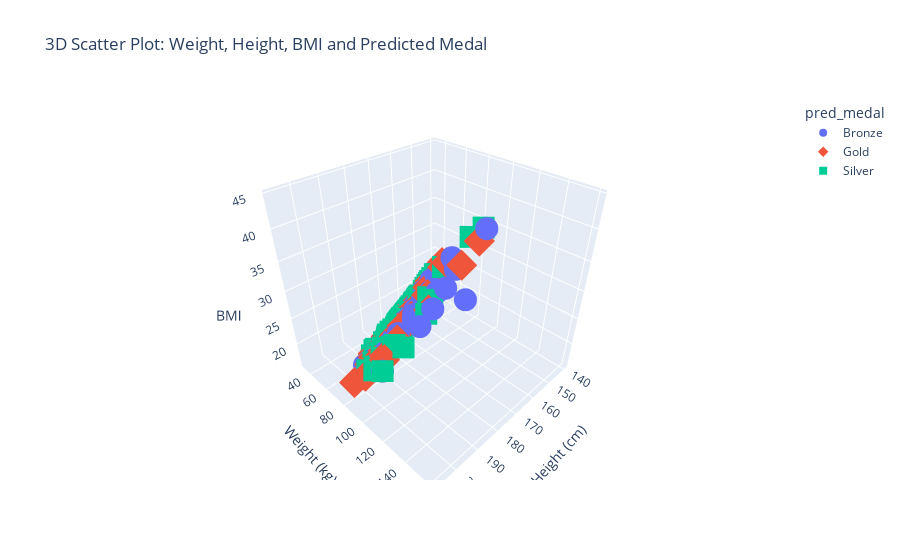

Write notebook code for a chart like this one.
### Code cell
# 3D Scatter plot
fig = px.scatter_3d(data, x='Height', y='Weight', z='BMI', color='pred_medal',
                    symbol='pred_medal', title='3D Scatter Plot: Weight, Height, BMI and Predicted Medal',
                    labels={'Height': 'Height (cm)', 'Weight': 'Weight (kg)', 'BMI': 'BMI'})
fig.show()

### Figure 1 — Plotly figure (JSON) as saved in the notebook; plotly's stock layout.template omitted (floating-point values rounded to 4 significant figures; data arrays with more than 128 entries replaced by an {"elided": "..."} marker saying what was removed)
{"data": [{"hovertemplate": "pred_medal=Bronze<br>Height (cm)=%{x}<br>Weight (kg)=%{y}<br>BMI=%{z}<extra></extra>", "legendgroup": "Bronze", "marker": {"color": "#636efa", "symbol": "circle"}, "mode": "markers", "name": "Bronze", "scene": "scene", "showlegend": true, "type": "scatter3d", "x": {"elided": "334 int values"}, "y": {"elided": "334 int values"}, "z": {"elided": "334 float values"}}, {"hovertemplate": "pred_medal=Gold<br>Height (cm)=%{x}<br>Weight (kg)=%{y}<br>BMI=%{z}<extra></extra>", "legendgroup": "Gold", "marker": {"color": "#EF553B", "symbol": "diamond"}, "mode": "markers", "name": "Gold", "scene": "scene", "showlegend": true, "type": "scatter3d", "x": {"elided": "278 int values"}, "y": {"elided": "278 int values"}, "z": {"elided": "278 float values"}}, {"hovertemplate": "pred_medal=Silver<br>Height (cm)=%{x}<br>Weight (kg)=%{y}<br>BMI=%{z}<extra></extra>", "legendgroup": "Silver", "marker": {"color": "#00cc96", "symbol": "square"}, "mode": "markers", "name": "Silver", "scene": "scene", "showlegend": true, "type": "scatter3d", "x": {"elided": "237 int values"}, "y": {"elided": "237 int values"}, "z": {"elided": "237 float values"}}], "layout": {"legend": {"title": {"text": "pred_medal"}, "tracegroupgap": 0}, "scene": {"domain": {"x": [0, 1], "y": [0, 1]}, "xaxis": {"title": {"text": "Height (cm)"}}, "yaxis": {"title": {"text": "Weight (kg)"}}, "zaxis": {"title": {"text": "BMI"}}}, "title": {"text": "3D Scatter Plot: Weight, Height, BMI and Predicted Medal"}}}
